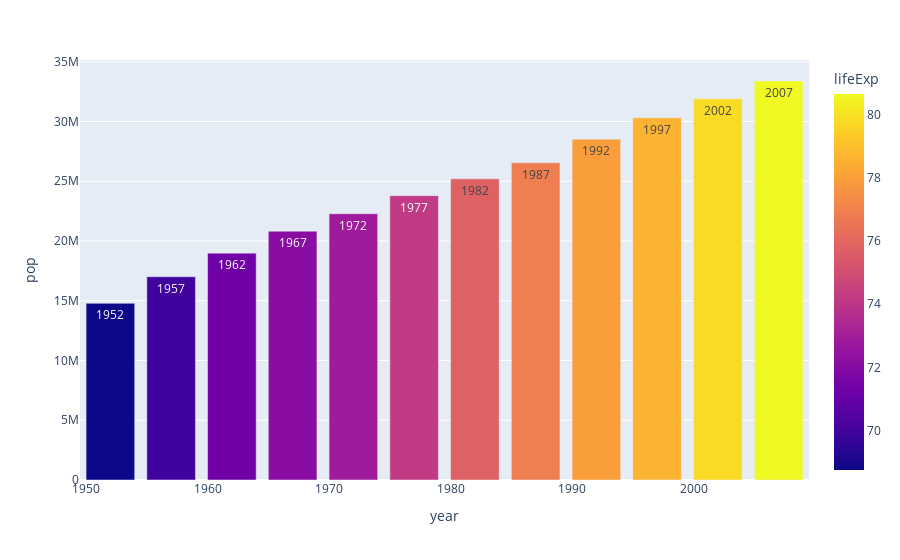

This figure's notebook cell:
### Code cell
px.bar(data_canada,x="year",y="pop",text="year",color='lifeExp')

### Figure 1 — Plotly figure (JSON) as saved in the notebook; plotly's stock layout.template omitted (floating-point values rounded to 4 significant figures)
{"data": [{"alignmentgroup": "True", "hovertemplate": "year=%{text}<br>pop=%{y}<br>lifeExp=%{marker.color}<extra></extra>", "legendgroup": "", "marker": {"color": [68.75, 69.96, 71.3, 72.13, 72.88, 74.21, 75.76, 76.86, 77.95, 78.61, 79.77, 80.65], "coloraxis": "coloraxis", "pattern": {"shape": ""}}, "name": "", "offsetgroup": "", "orientation": "v", "showlegend": false, "text": [1952, 1957, 1962, 1967, 1972, 1977, 1982, 1987, 1992, 1997, 2002, 2007], "textposition": "auto", "type": "bar", "x": [1952, 1957, 1962, 1967, 1972, 1977, 1982, 1987, 1992, 1997, 2002, 2007], "xaxis": "x", "y": [14785584, 17010154, 18985849, 20819767, 22284500, 23796400, 25201900, 26549700, 28523502, 30305843, 31902268, 33390141], "yaxis": "y"}], "layout": {"autosize": true, "barmode": "relative", "coloraxis": {"colorbar": {"title": {"text": "lifeExp"}}, "colorscale": [[0, "#0d0887"], [0.1111, "#46039f"], [0.2222, "#7201a8"], [0.3333, "#9c179e"], [0.4444, "#bd3786"], [0.5556, "#d8576b"], [0.6667, "#ed7953"], [0.7778, "#fb9f3a"], [0.8889, "#fdca26"], [1, "#f0f921"]]}, "legend": {"tracegroupgap": 0}, "margin": {"t": 60}, "xaxis": {"anchor": "y", "autorange": true, "domain": [0, 1], "range": [1950.0, 2010.0], "title": {"text": "year"}, "type": "linear"}, "yaxis": {"anchor": "x", "autorange": true, "domain": [0, 1], "range": [0, 35150000.0], "title": {"text": "pop"}, "type": "linear"}}}
